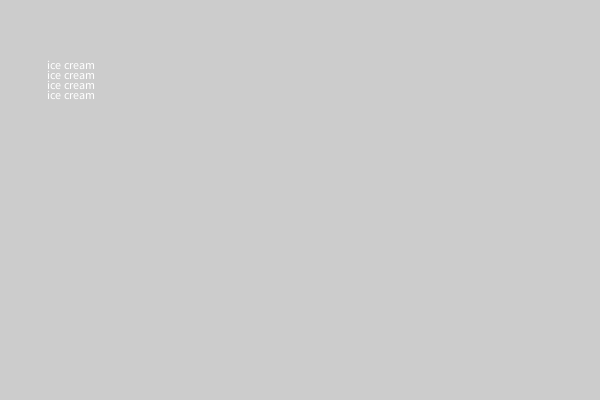
Frame 1 (no input)
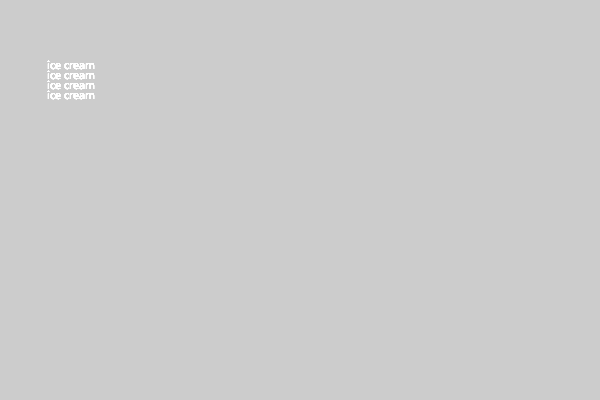
Frame 60 (the mouse pressed at the canvas centre just before this capture)
Frame 120 (the mouse held since frame 60 and released just before this capture): identical to frame 60, image omitted

The Processing sketch that drew these frames (run headless with seeded random() and noise(); from frame 60 on, the mouse is pressed at the canvas centre):

// Processing sketch: banana_split
// ── banana_split.pde
int yposition=69;
void setup(){
  
  size(600,400);
  
 
  
  
}
void draw(){
 for(int i=0;i<4; i++ ){
  
  
  text("ice cream", 47, yposition);
  yposition+=10;
 }
  yposition=69;
}
